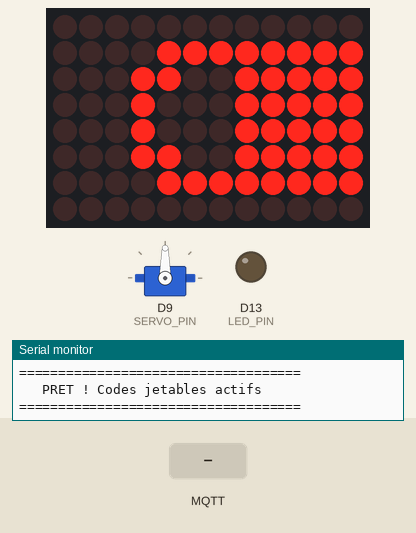
Simulated run of this sketch. Board: Arduino Uno R4 WiFi. Shown: servo, 12×8 LED matrix, output pins drawn as LEDs (lit = HIGH), the last lines printed to the serial monitor. Inputs (shaded band) come from the test bench. WiFi joins after 1.5 s; servers stay silent unless stated; random numbers use the default seed unless the sketch sets one; no MQTT or app messages arrive unless stated.

Above: at 3.7 s.
3.8 s: MQTT message "ON" arrives on the first subscribed topic
At 4.4 s:
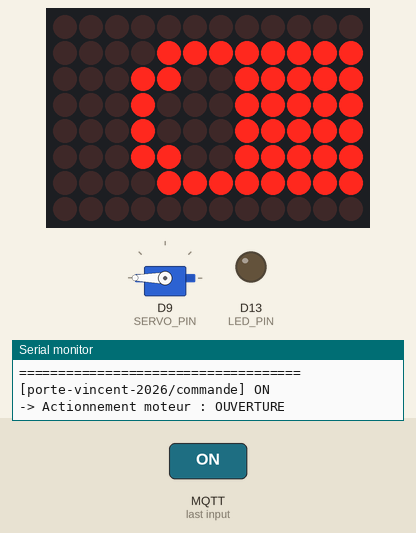
At 5.2 s:
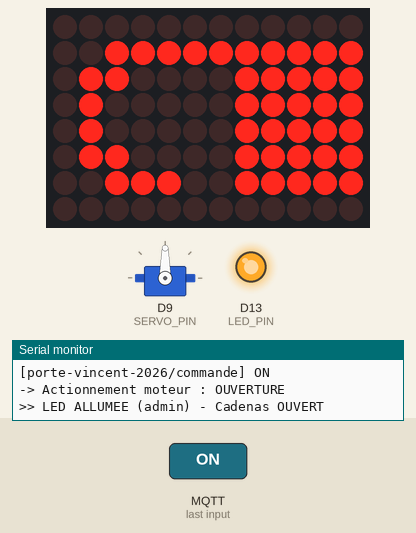
6.1 s: MQTT message "OFF" arrives on the first subscribed topic
At 6.7 s:
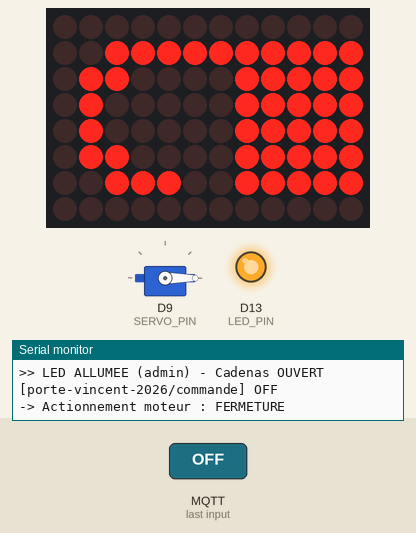
Timing chart, 0 to 9.1 s (numbered marks = the images above; inputs shaded):
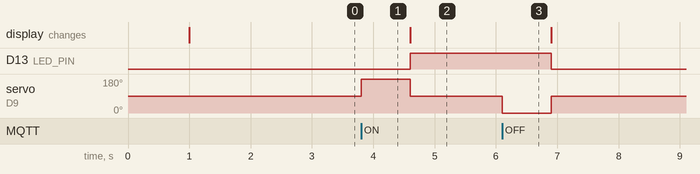

The sketch:

porte_connectee.ino
```cpp
/*
 * PORTE CONNECTÉE - Contrôle depuis PARTOUT dans le monde
 * Arduino UNO R4 WiFi (COM6) + Servo Moteur 360°
 *
 * Fonctionnalités :
 * - Contrôle admin (ON/OFF)
 * - Codes jetables : un ami entre le code, porte s'ouvre UNE SEULE FOIS
 * - Ouverture mécanique par Servomoteur 360
 *
 * Bibliothèques nécessaires :
 * - ArduinoMqttClient (par Arduino)
 * - Servo (Standard)
 */
#include <WiFiS3.h>
#include <ArduinoMqttClient.h>
#include "Arduino_LED_Matrix.h"
#include <Servo.h> // === AJOUT SERVO ===
ArduinoLEDMatrix matrix;
// === AJOUT SERVO : Configuration ===
Servo monServo;
const int SERVO_PIN = 9;
const int ARRET_SERVO = 90; // Valeur pour arrêter le servo 360 (à ajuster si besoin, ex: 89 ou 91)
const int TEMPS_ROTATION = 800; // Temps de rotation en millisecondes pour ouvrir/fermer la serrure (A AJUSTER)
// Cadenas FERME (depuis cadenas.mpj)
const uint32_t lockClosed[] = { 0x0000FF19, 0xF11F11F1, 0x9F0FF000 };
// Cadenas OUVERT (depuis cadenas.mpj)
const uint32_t lockOpen[] = { 0x0003FF61, 0xF41F41F6, 0x1F39F000 };
// ===== À MODIFIER AVEC TON WIFI =====
char ssid[] = "iPhone du bg";
char pass[] = "skedddddd";
// =====================================
// MQTT - Broker gratuit
const char broker[]         = "broker.hivemq.com";
int        port             = 1883;
const char topicCmd[]       = "porte-vincent-2026/commande";
const char topicState[]     = "porte-vincent-2026/etat";
const char topicAddCode[]   = "porte-vincent-2026/addcode";    // admin ajoute un code
const char topicUseCode[]   = "porte-vincent-2026/usecode";    // ami utilise un code
const char topicCodeResult[] = "porte-vincent-2026/coderesult"; // résultat (ok/fail)
const char topicCodeUsed[]   = "porte-vincent-2026/codeused";   // notifie quel code a été utilisé
const int LED_PIN = 13;
bool ledState = false;
// ===== CODES JETABLES =====
const int MAX_CODES = 20;
String validCodes[MAX_CODES];
int codeCount = 0;
WiFiClient wifiClient;
MqttClient mqttClient(wifiClient);
unsigned long lastAlive = 0;
unsigned long autoCloseTime = 0;  // pour fermer auto après ouverture par code
// === AJOUT SERVO : Fonctions de mouvement ===
// Ces fonctions gèrent le mouvement physique.
// On vérifie l'état (ledState) pour ne pas forcer le moteur si la porte est déjà ouverte/fermée.
void actionOuvrirMecanisme() {
  if (!ledState) { // Si c'était fermé, on ouvre
    Serial.println("-> Actionnement moteur : OUVERTURE");
    monServo.write(180); // Vitesse modérée dans un sens
    delay(TEMPS_ROTATION);
    monServo.write(ARRET_SERVO); // Stop
  }
}
void actionFermerMecanisme() {
  if (ledState) { // Si c'était ouvert, on ferme
    Serial.println("-> Actionnement moteur : FERMETURE");
    monServo.write(0); // Vitesse modérée dans l'autre sens
    delay(TEMPS_ROTATION);
    monServo.write(ARRET_SERVO); // Stop
  }
}
// ===========================================
void connectWiFi() {
  Serial.print("Connexion WiFi a ");
  Serial.print(ssid);
  WiFi.begin(ssid, pass);
  while (WiFi.status() != WL_CONNECTED) {
    delay(1000);
    Serial.print(".");
  }
  Serial.println("\nWiFi connecte !");
  Serial.print("IP locale : ");
  Serial.println(WiFi.localIP());
}
void connectMQTT() {
  Serial.print("Connexion au broker MQTT...");
  String clientId = "arduino-porte-" + String(random(10000));
  mqttClient.setId(clientId);
  while (!mqttClient.connect(broker, port)) {
    Serial.print(".");
    delay(2000);
  }
  Serial.println(" connecte !");
  mqttClient.subscribe(topicCmd);
  mqttClient.subscribe(topicAddCode);
  mqttClient.subscribe(topicUseCode);
  Serial.println("Ecoute sur :");
  Serial.println(topicCmd);
  Serial.println(topicAddCode);
  Serial.println(topicUseCode);
  mqttClient.beginMessage(topicState);
  mqttClient.print(ledState ? "ON" : "OFF");
  mqttClient.endMessage();
  Serial.println("\n====================================");
  Serial.println("   PRET ! Codes jetables actifs");
  Serial.println("====================================\n");
}
void addCode(String code) {
  if (codeCount >= MAX_CODES) {
    Serial.println("!! Max codes atteint, suppression du plus ancien");
    for (int i = 0; i < MAX_CODES - 1; i++) {
      validCodes[i] = validCodes[i + 1];
    }
    codeCount = MAX_CODES - 1;
  }
  validCodes[codeCount] = code;
  codeCount++;
  Serial.print("Code ajoute : ");
  Serial.print(code);
  Serial.print(" (total: ");
  Serial.print(codeCount);
  Serial.println(")");
}
bool useCode(String code) {
  for (int i = 0; i < codeCount; i++) {
    if (validCodes[i] == code) {
      Serial.print("Code VALIDE utilise : ");
      Serial.println(code);
      for (int j = i; j < codeCount - 1; j++) {
        validCodes[j] = validCodes[j + 1];
      }
      codeCount--;
      return true;
    }
  }
  Serial.print("Code INVALIDE : ");
  Serial.println(code);
  return false;
}
void openDoorTemporary() {
  actionOuvrirMecanisme(); // === AJOUT SERVO ===

  ledState = true;
  digitalWrite(LED_PIN, HIGH);
  matrix.loadFrame(lockOpen);
  Serial.println(">> PORTE OUVERTE (code jetable) - Cadenas OUVERT - fermeture auto 5s");
  mqttClient.beginMessage(topicState);
  mqttClient.print("ON");
  mqttClient.endMessage();
  autoCloseTime = millis() + 5000;
}
void onMqttMessage(int messageSize) {
  String topic = mqttClient.messageTopic();
  String message = "";
  while (mqttClient.available()) {
    message += (char)mqttClient.read();
  }
  Serial.print("[");
  Serial.print(topic);
  Serial.print("] ");
  Serial.println(message);
  if (topic == String(topicCmd)) {
    if (message == "ON") {
      actionOuvrirMecanisme(); // === AJOUT SERVO ===
      ledState = true;
      autoCloseTime = 0;
      digitalWrite(LED_PIN, HIGH);
      matrix.loadFrame(lockOpen);
      Serial.println(">> LED ALLUMEE (admin) - Cadenas OUVERT");
    }
    else if (message == "OFF") {
      actionFermerMecanisme(); // === AJOUT SERVO ===
      ledState = false;
      autoCloseTime = 0;
      digitalWrite(LED_PIN, LOW);
      matrix.loadFrame(lockClosed);
      Serial.println(">> LED ETEINTE (admin) - Cadenas FERME");
    }
    mqttClient.beginMessage(topicState);
    mqttClient.print(ledState ? "ON" : "OFF");
    mqttClient.endMessage();
  }
  else if (topic == String(topicAddCode)) {
    addCode(message);
  }
  else if (topic == String(topicUseCode)) {
    if (useCode(message)) {
      mqttClient.beginMessage(topicCodeResult);
      mqttClient.print("OK");
      mqttClient.endMessage();

      mqttClient.beginMessage(topicCodeUsed);
      mqttClient.print(message);
      mqttClient.endMessage();

      openDoorTemporary();
    } else {
      mqttClient.beginMessage(topicCodeResult);
      mqttClient.print("FAIL");
      mqttClient.endMessage();
    }
  }
}
void setup() {
  Serial.begin(115200);
  delay(1000);
  Serial.println("\n=== Porte Connectee - Codes Jetables ===");
  // === AJOUT SERVO : Initialisation ===
  monServo.attach(SERVO_PIN);
  monServo.write(ARRET_SERVO); // S'assurer qu'il ne bouge pas au démarrage
  // ====================================
  matrix.begin();
  matrix.loadFrame(lockClosed);
  pinMode(LED_PIN, OUTPUT);
  digitalWrite(LED_PIN, LOW);
  connectWiFi();
  connectMQTT();
  matrix.loadFrame(lockClosed);
  mqttClient.onMessage(onMqttMessage);
}
void loop() {
  if (WiFi.status() != WL_CONNECTED) {
    connectWiFi();
  }
  if (!mqttClient.connected()) {
    connectMQTT();
  }
  mqttClient.poll();
  // Fermeture automatique après code jetable
  if (autoCloseTime > 0 && millis() >= autoCloseTime) {
    autoCloseTime = 0;
    actionFermerMecanisme(); // === AJOUT SERVO ===

    ledState = false;
    digitalWrite(LED_PIN, LOW);
    matrix.loadFrame(lockClosed);
    Serial.println(">> FERMETURE AUTO (5s ecoulees) - Cadenas FERME");

    mqttClient.beginMessage(topicState);
    mqttClient.print("OFF");
    mqttClient.endMessage();
  }
  if (millis() - lastAlive > 30000) {
    lastAlive = millis();
    mqttClient.beginMessage(topicState);
    mqttClient.print(ledState ? "ON" : "OFF");
    mqttClient.endMessage();
  }
}
```

Measured:
- after the input at 3.8 s, D13 (LED_PIN): LOW → HIGH after 0.80 s; servo on D9 (SERVO_PIN): 90° → 180° at once, → 90° 0.80 s later
- after the input at 6.1 s, D13 (LED_PIN): HIGH → LOW after 0.80 s; servo on D9 (SERVO_PIN): 90° → 0° at once, → 90° 0.80 s later
